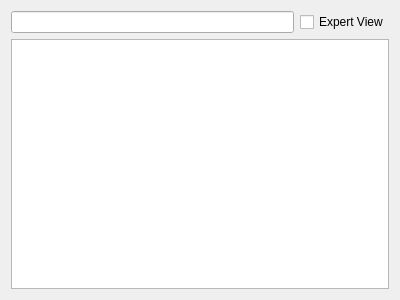
<?xml version="1.0" encoding="UTF-8"?>
<ui version="4.0">
 <class>CPACSTreeWidget</class>
 <widget class="QWidget" name="CPACSTreeWidget">
  <property name="geometry">
   <rect>
    <x>0</x>
    <y>0</y>
    <width>400</width>
    <height>300</height>
   </rect>
  </property>
  <property name="windowTitle">
   <string>Form</string>
  </property>
  <layout class="QVBoxLayout" name="verticalLayout">
   <item>
    <layout class="QHBoxLayout" name="horizontalLayout">
     <item>
      <widget class="QLineEdit" name="searchLineEdit">
       <property name="toolTip">
        <string>The tree is filtered by the expression typed in this bar. The expression is check against the type of the element and the uid of the element. </string>
       </property>
      </widget>
     </item>
     <item>
      <widget class="QCheckBox" name="expertViewCheckBox">
       <property name="toolTip">
        <string>&lt;html&gt;&lt;head/&gt;&lt;body&gt;&lt;p&gt;Set the view mode of the tree. In expert mode, you have every element of the cpacs tree starting form /cpacs/vehicles/. In basic mode you have a simplify cpacs tree starting from /cpacs/vehicles/aircraft/model/. &lt;/p&gt;&lt;/body&gt;&lt;/html&gt;</string>
       </property>
       <property name="text">
        <string>Expert View</string>
       </property>
      </widget>
     </item>
    </layout>
   </item>
   <item>
    <widget class="QTreeView" name="treeView">
     <property name="minimumSize">
      <size>
       <width>0</width>
       <height>0</height>
      </size>
     </property>
     <attribute name="headerCascadingSectionResizes">
      <bool>false</bool>
     </attribute>
     <attribute name="headerDefaultSectionSize">
      <number>122</number>
     </attribute>
     <attribute name="headerStretchLastSection">
      <bool>true</bool>
     </attribute>
    </widget>
   </item>
  </layout>
 </widget>
 <resources/>
 <connections/>
</ui>
